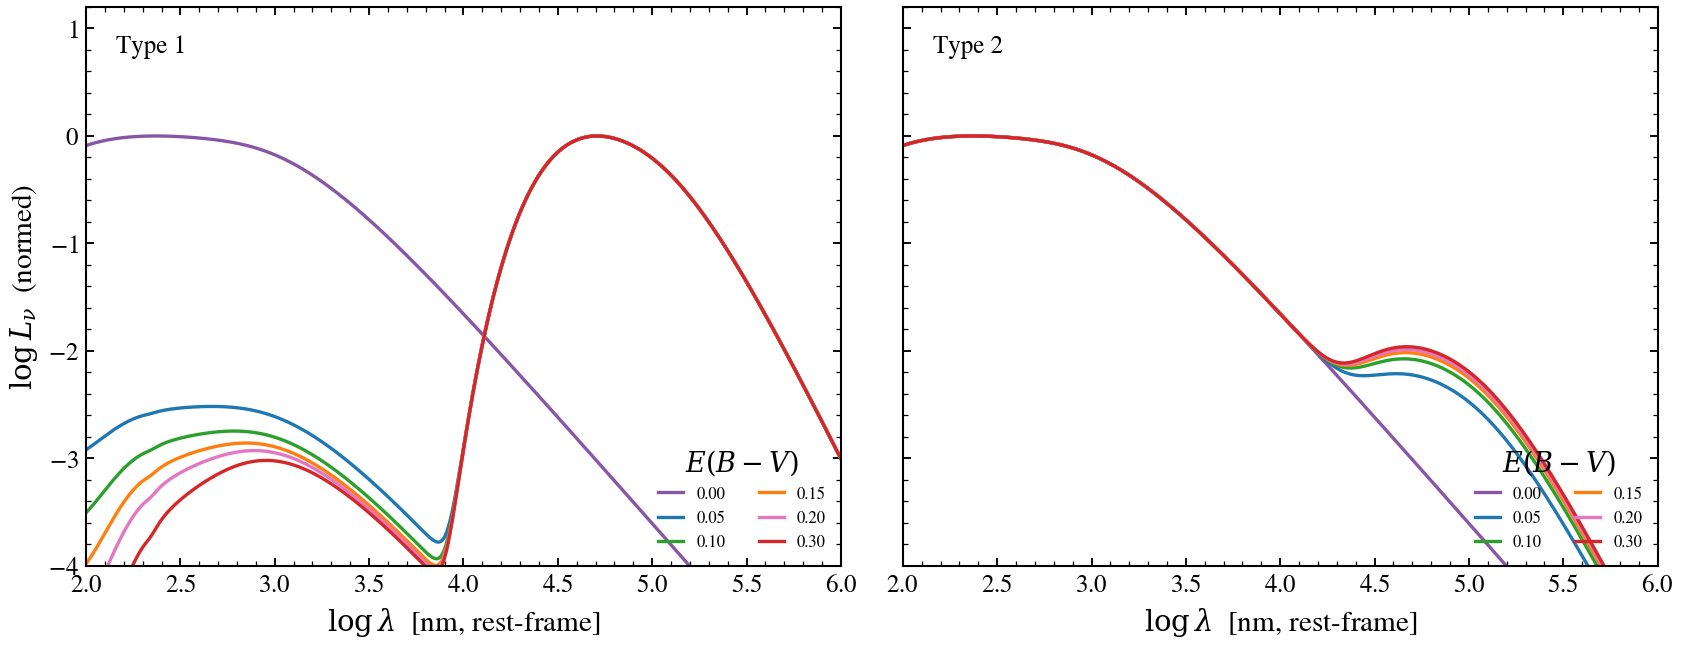

The script that saved this image:
"""
Polar-dust E(B-V) sweep for Type 1 and Type 2 AGN sightlines (X-CIGALE)
========================================================================

Reproduces Figure 1 of Yang et al. 2020 (the X-CIGALE polar-dust
introduction): SMC-law attenuation of the AGN disc by dust above the
torus, plus an energy-conserving mid-IR greybody re-emission. Two
panels at cos_inc = 0.95 (Type-1, face-on into the polar cone) and
cos_inc = 0.10 (Type-2, edge-on view of the torus) for opening angle
40°. We sweep ``agn_polar_ebv`` from 0.00 to 0.30 — covering the
empirical range Yang+2020 anchor against red quasars.

The contrast between the panels is the key physics: for Type-1
sightlines, polar dust sits directly in the line of sight and the
UV/optical disc dims sharply with E(B-V); for Type-2 sightlines the
disc is already obscured by the torus and polar dust contributes
mostly to mid-IR re-emission, leaving the observed shape nearly
unchanged.

Reference: Yang et al. 2020, MNRAS 491, 740 (X-CIGALE), Fig. 1.
"""

import warnings

import jax.numpy as jnp
import matplotlib.pyplot as plt
import numpy as np

from tengri.analysis.plotting import setup_style
from tengri.components.agn import multicolor_disc
from tengri.components.agn.polar_dust import polar_dust_total

setup_style()
warnings.filterwarnings("ignore", message=".*BakedInBackend.*")

LOG_LBOL = 12.0
EBV_VALUES = [0.00, 0.05, 0.10, 0.15, 0.20, 0.30]
EBV_COLORS = ["#8856a7", "#1f77b4", "#2ca02c", "#ff7f0e", "#e377c2", "#d62728"]
OPENING_ANGLE_DEG = 40.0

# Wide rest-frame grid: 100 Å (FUV) to 1000 µm (FIR)
wavelength_aa = jnp.logspace(2.0, 7.0, 1200)
log_lam_nm = np.log10(np.asarray(wavelength_aa) / 10.0)


def predict_with_polar(cos_inc: float, ebv: float) -> np.ndarray:
    """Multicolour disc + polar-dust attenuation + greybody re-emission."""
    l_disc = multicolor_disc(
        wavelength_aa,
        agn_log_lbol=LOG_LBOL,
        agn_log_mbh=8.5,
        agn_log_ledd=-1.0,
        agn_a_spin=0.5,
        agn_cos_inc=cos_inc,
    )
    l_atten, l_reemit = polar_dust_total(
        l_disc,
        wavelength_aa,
        cos_inc=cos_inc,
        opening_angle_deg=OPENING_ANGLE_DEG,
        ebv=float(ebv),
    )
    return np.asarray(l_atten + l_reemit)


# Normalise each curve by its maximum (X-CIGALE style — "normed")
def _norm(l_nu: np.ndarray) -> np.ndarray:
    return l_nu / np.max(l_nu)


fig, (ax_t1, ax_t2) = plt.subplots(1, 2, figsize=(11.5, 4.6), sharey=True)

for ebv, color in zip(EBV_VALUES, EBV_COLORS):
    l_t1 = predict_with_polar(cos_inc=0.95, ebv=ebv)
    l_t2 = predict_with_polar(cos_inc=0.10, ebv=ebv)
    ax_t1.plot(log_lam_nm, np.log10(_norm(l_t1)), color=color, lw=1.6, label=f"{ebv:.2f}")
    ax_t2.plot(log_lam_nm, np.log10(_norm(l_t2)), color=color, lw=1.6, label=f"{ebv:.2f}")

for ax, label in [(ax_t1, "Type 1"), (ax_t2, "Type 2")]:
    ax.set(
        xlim=(2.0, 6.0),
        ylim=(-4.0, 1.2),
        xlabel=r"$\log\lambda$  [nm, rest-frame]",
    )
    ax.text(0.04, 0.95, label, transform=ax.transAxes, va="top", fontsize=12)
    ax.legend(title=r"$E(B-V)$", loc="lower right", frameon=False, ncol=2, fontsize=8)

ax_t1.set_ylabel(r"$\log L_\nu$  (normed)")
fig.tight_layout()
plt.savefig("plot_polar_dust_ebv_sweep.png", dpi=150, bbox_inches="tight")
